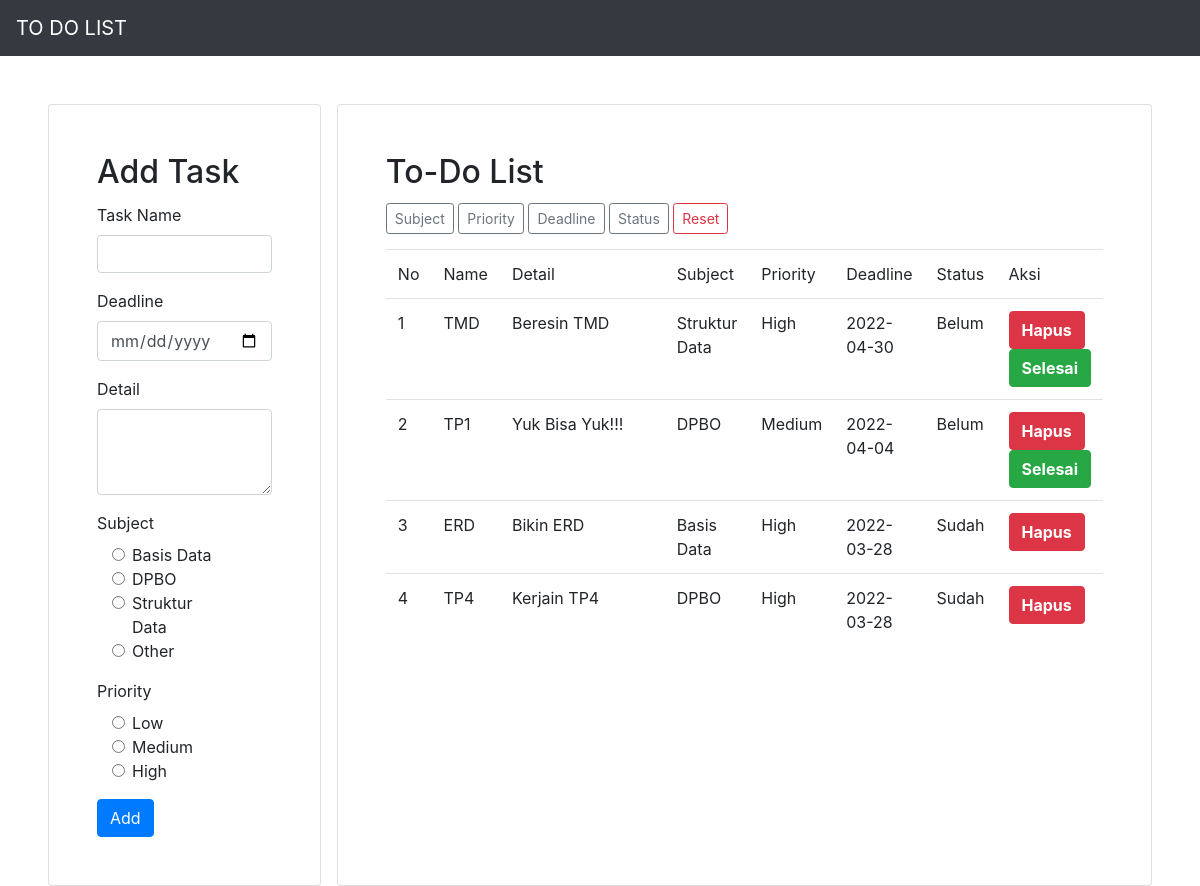
The app's page /index.php?sorting=status_td with its own data.
### tables this page shows
CREATE TABLE `tb_to_do` (
  `id` int(10) NOT NULL,
  `name_td` varchar(255) NOT NULL,
  `details_td` text NOT NULL,
  `subject_td` varchar(255) NOT NULL,
  `priority_td` varchar(255) NOT NULL,
  `deadline_td` date NOT NULL,
  `status_td` varchar(255) NOT NULL
);

### conf.php (called while the page is built)
<?php
$db_host = "localhost";
$db_user = "root";
$db_password = "";
$db_name = "db_task";
?>

### DB.php (called while the page is built, shortened)
<?php
class DB{
	var $db_host = '';
	var $db_user = '';
	var $db_password = '';
	var $db_name = '';
	var $db_link = '';
	var $result = 0;
	function DB($db_host='', $db_user='', $db_password='', $db_name=''){
		$this->db_host = $db_host;
		$this->db_user = $db_user;
		$this->db_password = $db_password;
		$this->db_name = $db_name;
	}
	function open(){
		$this->db_link = mysqli_connect($this->db_host, $this->db_user, $this->db_password, $this->db_name);
	}
	function execute($query=""){
		$this->result = mysqli_query($this->db_link, $query);
		return $this->result;
	}
	function getResult(){
		return mysqli_fetch_array($this->result);
	}
}
?>

### Task.php (called while the page is built, shortened)
<?php
class Task extends DB{
	function sortTask($key){
		$query = "SELECT * FROM tb_to_do ORDER BY $key ASC";
		return $this->execute($query);
	}
}
?>

### index.php (the view, shortened to what this page needs)
<?php
include("conf.php");
include("DB.php");
include("Task.php");
$otask = new Task($db_host, $db_user, $db_password, $db_name);
$otask->open();
$otask->getTask();
if(isset($_GET['sorting'])){
	$key = $_GET['sorting'];
	$otask->sortTask($key);
}
$data = null;
$no = 1;
while (list($id, $tname, $tdetails, $tsubject, $tpriority, $tdeadline, $tstatus) = $otask->getResult()) {
	if($tstatus == "Sudah"){
		$data .= "<tr>
		<td>" . $no . "</td>
		<td>" . $tname . "</td>
		<td>" . $tdetails . "</td>
		<td>" . $tsubject . "</td>
		<td>" . $tpriority . "</td>
		<td>" . $tdeadline . "</td>
		<td>" . $tstatus . "</td>
		<td>
		<button class='btn btn-danger'><a href='index.php?id_hapus=" . $id . "' style='color: white; font-weight: bold;'>Hapus</a></button>
		</td>
		</tr>";
		$no++;
	}
	else{
		$data .= "<tr>
		<td>" . $no . "</td>
		<td>" . $tname . "</td>
		<td>" . $tdetails . "</td>
		<td>" . $tsubject . "</td>
		<td>" . $tpriority . "</td>
		<td>" . $tdeadline . "</td>
		<td>" . $tstatus . "</td>
		<td>
		<button class='btn btn-danger'><a href='index.php?id_hapus=" . $id . "' style='color: white; font-weight: bold;'>Hapus</a></button>
		<button class='btn btn-success' ><a href='index.php?id_status=" . $id .  "' style='color: white; font-weight: bold;'>Selesai</a></button>
		</td>
		</tr>";
		$no++;
	}
}

### records on screen
tb_to_do: name_td "TMD", details_td "Beresin TMD", subject_td "Struktur Data", priority_td "High", deadline_td "2022-04-30", status_td "Belum"
tb_to_do: name_td "TP1", details_td "Yuk Bisa Yuk!!!", subject_td "DPBO", priority_td "Medium", deadline_td "2022-04-04", status_td "Belum"
tb_to_do: name_td "ERD", details_td "Bikin ERD", subject_td "Basis Data", priority_td "High", deadline_td "2022-03-28", status_td "Sudah"
tb_to_do: name_td "TP4", details_td "Kerjain TP4", subject_td "DPBO", priority_td "High", deadline_td "2022-03-28", status_td "Sudah"
